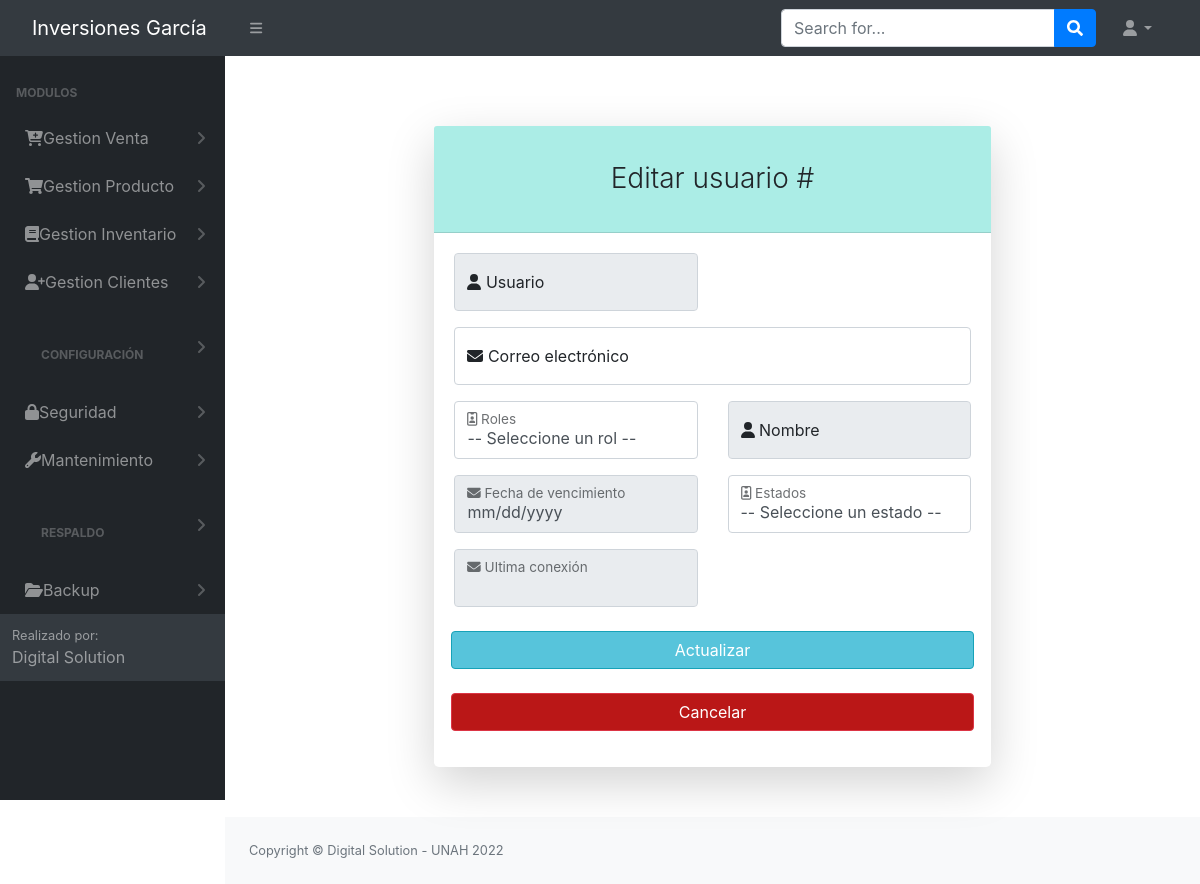
Page /Login/modificar_usuario.php (signed in) on the committed database.
### tables this page shows
CREATE TABLE `tbl_permisos` (
  `id_permiso` int(11) NOT NULL AUTO_INCREMENT,
  `id_rol` int(11) NOT NULL,
  `permiso_insercion` int(11) NOT NULL,
  `permiso_eliminacion` int(11) NOT NULL,
  `permiso_modificar` int(11) NOT NULL,
  `permiso_consultar` int(11) NOT NULL,
  `id_objeto` int(11) NOT NULL,
  `pdf` int(11) NOT NULL,
  PRIMARY KEY (`id_permiso`),
  KEY `id_objeto` (`id_objeto`),
  KEY `id_rol` (`id_rol`)
);

CREATE TABLE `tbl_modulos` (
  `id_objeto` int(11) NOT NULL AUTO_INCREMENT,
  `Objeto` varchar(100) NOT NULL,
  `descripcion_objeto` varchar(30) NOT NULL,
  `id_padre` int(11) NOT NULL,
  `URL` varchar(100) NOT NULL,
  PRIMARY KEY (`id_objeto`)
);

### config/conex.php (called while the page is built, shortened)
<?php
     function getConexion()
    {
        $db = new PDO('mysql:host=localhost:3306;dbname=bd_inversiones_garcia', 'root', '');
        return $db;
    }
?>

### modelos/modelo_login.php (called while the page is built, shortened)
<?php
require_once '../config/conex.php';
class Usuario
{
    private $db;
    private $usuario;
    public function __construct()
    {
        $this->usuario = array();
    }
    private function setNames()
    {
        return $this->db->query("SET NAMES 'utf8'");
    }
    public function obtenerUsuarios($id)
    {
        $this->db = getConexion();
        self::setNames();
        $sql = "SELECT *  from tbl_usuario where ID_USUARIO = '$id'";
        $resultado = $this->db->query($sql);
        return $this->usuario;
        $this->db = null;
    }
    public function obtenerRoles()
    {
        $this->db = getConexion();
        $sql = "SELECT *  from tbl_roles";
        $roles = $this->db->query($sql);
        return $roles;
        $this->db = null;
    }
    public function obtenerEstados()
    {
        $this->db = getConexion();
        $sql = "SELECT *  from tbl_estado";
        $estados = $this->db->query($sql);
        return $estados;
        $this->db = null;
    }
}

### Login/modificar_usuario.php (the view, shortened to what this page needs)
<?php
include_once('./header.php');
require_once '../config/conex.php';
include_once '../modelos/modelo_login.php';
$id = $_GET['id'];
$usuario = new Usuario();
$row = $usuario->obtenerUsuarios($id);
?>
<br><br><br><br><br><br><br>
<main>
    <div class="container" style="margin-top: -200px; margin-bottom: 20px;">
        <div class="row justify-content-center">
            <div class="col-lg-7">
                <div class="card shadow-lg border-0 rounded-lg mt-5">
                    <div class="card-header" style="background-color: rgb(171, 237, 230);">
                        <h3 class="text-center font-weight-light my-4">Editar usuario #<?= $row[0]['id_usuario']  ?></h3>
                    </div>
                    <div class="card-body">
                    <form class="needs-validation" method="POST">
                            <div class="row mb-3">
                                <div class="col-md-6">
                                    <div class="form-floating mb-3 mb-md-0">
                                        <input class="form-control" value="<?= $row[0]['usuario'] ?>" disabled name="usuario" id="inputFirstName" type="text" placeholder="Enter your first name" autocomplete="nope" size="25" required pattern="[a-zA-ZàáâäãåąčćęèéêëėįìíîïłńòóôöõøùúûüųūÿýżźñçčšžÀÁÂÄÃÅĄĆČĖĘÈÉÊËÌÍÎÏĮŁŃÒÓÔÖÕØÙÚÛÜŲŪŸÝŻŹÑßÇŒÆČŠŽ∂ð ,.'-]{3,25}" />
                                        <label for="inputFirstName"><i class="fas fa-user icon"></i>&nbsp;Usuario</label>
                                    </div>
                                </div>
                            </div>
                            <div class="form-floating mb-3">
                                <input class="form-control" name="correo" id="inputEmail" type="email" value="<?= $row[0]['correo'] ?>" placeholder="name@example.com" required pattern="[a-zA-Z0-9!#$%&'_+-]([\.]?[a-zA-Z0-9!#$%&'_+-])+@[a-zA-Z0-9]([^@&%$\/()=?¿!.,:;]|\d)+[a-zA-Z0-9][\.][a-zA-Z]{2,4}([\.][a-zA-Z]{2})?" />
                                <label for="inputEmail"><i class="fas fa-envelope icon"></i>&nbsp;Correo electrónico</label>
                            </div>
                            <div class="row mb-3">
                                <div class="col-md-6">
                                    <div class="form-floating mb-3 mb-md-0">
                                        <select name="rol" required="true" class="form-control">
                                            <option value="" selected disabled>-- Seleccione un rol --</option>
                                        </select>
                                        <label for="txtID"><i class="fa-regular fa-id-badge"></i>&nbsp;Roles</label>
                                    </div>
                                </div>
                                <div class="col-md-6">
                                    <div class="form-floating mb-3 mb-md-0">
                                        <input class="form-control" value="<?= $row[0]['nombre'] ?>" disabled name="nombre" id="inputFirstName" type="text" placeholder="Enter your first name" autocomplete="nope" size="25" required pattern="[a-zA-ZàáâäãåąčćęèéêëėįìíîïłńòóôöõøùúûüųūÿýżźñçčšžÀÁÂÄÃÅĄĆČĖĘÈÉÊËÌÍÎÏĮŁŃÒÓÔÖÕØÙÚÛÜŲŪŸÝŻŹÑßÇŒÆČŠŽ∂ð ,.'-]{3,25}" />
                                        <label for="inputFirstName"><i class="fas fa-user icon"></i>&nbsp;Nombre</label>
                                    </div>
                                </div>
                                <div class="col-md-6">
                                    <div class="form-floating mb-3 mb-md-0">
                                    <input class="form-control" value="<?php echo $row[0]['fecha_vencimiento'] ?>" disabled name="fecha" type="date" required />
                                 <label for="inputEmail"><i class="fas fa-envelope icon"></i>&nbsp;Fecha de vencimiento</label>
                                 </div>
                                </div>
                                <div class="col-md-6">
                                    <div class="form-floating mb-3 mb-md-0">
                                        <select name="estado" class="form-control" required="true">
                                    <option value="" selected disabled>-- Seleccione un estado --</option>
                                </select>
                                <label for="txtID"><i class="fa-regular fa-id-badge"></i>&nbsp;Estados</label>
                                    </div>
                                </div>
                                <div class="col-md-6">
                                    <div class="form-floating mb-3 mb-md-0">
                                    <input class="form-control" value="<?php echo $row[0]['fecha_ultima_conexion'] ?>" disabled name="ul_conexion" type="datetime" required />
                                 <label for="inputEmail"><i class="fas fa-envelope icon"></i>&nbsp;Ultima conexión</label>
                                 </div>
                                </div>
                            <div class="mt-4 mb-0">
                                <div class="d-grid"><input type="submit" id="button" class="btn btn-info" style="background-color:rgba(46, 182, 210, 0.8)" value="Actualizar" />
                                </div>
                                <div class="mt-4 mb-0">
                                    <div class="d-grid"><input type="button" onclick="window.location.href='../Login/vista_usuarios.php'" id="button" class="btn btn-danger btn-lock" style="background-color:rgba(180, 0, 0, 0.91);" value="Cancelar" />
                                </div>
                            </div>
                        </form>
                    </div>
                </div>
            </div>
        </div>
</main>
<?php
include_once('footer.php');
?>

### Login/header.php (shortened to what this page needs)
<?php
include '../config/conn.php';
?>
<!DOCTYPE html>
<html lang="en">
    <head>
        <link href="https://cdn.jsdelivr.net/npm/simple-datatables@latest/dist/style.css" rel="stylesheet" />
        <link href="../dist/css/styles.css" rel="stylesheet" />
        <link rel="stylesheet" href="../Login/vendors/x/dist/notiflix-3.2.5.min.css" />
        <link rel="stylesheet" href="https://cdnjs.cloudflare.com/ajax/libs/twitter-bootstrap/4.1.3/css/bootstrap.css">
        <link rel="stylesheet" href="https://cdn.datatables.net/1.10.20/css/dataTables.bootstrap4.min.css">
        <link rel="stylesheet" type="text/css" href="assets/css/main.css">
        <link rel="stylesheet" type="text/css" href="assets/css/style.css">
        <link href="https://cdn.jsdelivr.net/npm/bootstrap@5.1.3/dist/css/bootstrap.min.css" rel="stylesheet">
        <link href="../dist/css/contenedor.css" rel="stylesheet" />
        <link href="../Login/vendors/bootstrap/dist/css/bootstrap.min.css" rel="stylesheet">
        <link rel="stylesheet" href="../Login/vendors/notiflix/dist/notiflix-3.2.5.min.css" />
        <link rel="stylesheet" href="https://cdnjs.cloudflare.com/ajax/libs/font-awesome/5.7.2/css/all.min.css" />
        <link rel="stylesheet" href="https://cdnjs.cloudflare.com/ajax/libs/simple-line-icons/2.4.1/css/simple-line-icons.css" />
        <link rel="stylesheet" href="https://cdn.datatables.net/1.10.19/css/jquery.dataTables.min.css" />
        <link rel="stylesheet" href="https://cdn.datatables.net/buttons/1.5.6/css/buttons.dataTables.min.css" />
    </head>
    <body class="sb-nav-fixed">
        <nav class="sb-topnav navbar navbar-expand navbar-dark bg-dark">
            <a class="navbar-brand ps-3" id="titulo_menu" href="../dist/home.php">  Inversiones García  </a>
            <button class="btn btn-link btn-sm order-1 order-lg-0 me-4 me-lg-0" id="sidebarToggle" href="#!"><i class="fas fa-bars"></i></button>
            <form class="d-none d-md-inline-block form-inline ms-auto me-0 me-md-3 my-2 my-md-0">
                <div class="input-group">
                    <input class="form-control" type="text" placeholder="Search for..." aria-label="Search for..." aria-describedby="btnNavbarSearch" />
                    <button class="btn btn-primary" id="btnNavbarSearch" type="button"><i class="fas fa-search"></i></button>
                </div>
            </form>
            <ul class="navbar-nav ms-auto ms-md-0 me-3 me-lg-4">
                <li class="nav-item dropdown">
                    <a class="nav-link dropdown-toggle" id="navbarDropdown" href="#" role="button" data-bs-toggle="dropdown" aria-expanded="false"><i class="fas fa-user fa-fw"></i></a>
                </li>
            </ul>
        </nav>
        <div id="layoutSidenav">
            <div id="layoutSidenav_nav">
                <nav class="sb-sidenav accordion sb-sidenav-dark" id="sidenavAccordion">
                    <div class="sb-sidenav-menu">
                        <div class="nav">
                            <div class="sb-sidenav-menu-heading">Modulos</div>
                            <?php
                            $rol = $_SESSION['rol'];
                            $result = mysqli_query($conn, "select * from tbl_modulos tm inner join tbl_permisos tp ON tm.ID_OBJETO = tp.ID_OBJETO where tm.ID_PADRE = 0 and tp.permiso_consultar = 1 and tp.ID_ROL = '$rol'"); ?>
                            <?php foreach ($result as $i) : ?>
                                <a class="nav-link collapsed" href="#" data-bs-toggle="collapse" data-bs-target="#pagesCollapsePersonas<?= $i['id_objeto'] ?>" aria-expanded="false" aria-controls="pagesCollapseError">
                                    &nbsp;&nbsp;<?= $i['Objeto'] ?>
                                    <div class="sb-sidenav-collapse-arrow"><i class="fas fa-angle-down"></i></div>
                                </a>
                            <?php endforeach; ?>
                    </div>
                    <div class="sb-sidenav-footer">
                        <div class="small">Realizado por:</div>
                        Digital Solution
                    </div>
                </nav>
            </div>
            <div id="layoutSidenav_content"> <br>

### src/assets/css/style.css (style rules this page uses)
.col-md-6 { -webkit-box-flex: 0; -ms-flex: 0 0 50%; flex: 0 0 50%; max-width: 100%; }
.row { display: -webkit-box; display: -ms-flexbox; display: flex; -ms-flex-wrap: wrap; flex-wrap: wrap; margin-right: -5px; margin-left: -5px; }

### rows in the picture
tbl_permisos: id_objeto.Objeto "Gestion Venta"
tbl_permisos: id_objeto.Objeto "Gestion Producto"
tbl_permisos: id_objeto.Objeto "Gestion Inventario"
tbl_permisos: id_objeto.Objeto "Gestion Clientes"
tbl_permisos: id_objeto.Objeto "CONFIGURACIÓN"
tbl_permisos: id_objeto.Objeto "Seguridad"
tbl_permisos: id_objeto.Objeto "Mantenimiento"
tbl_permisos: id_objeto.Objeto "RESPALDO"
tbl_permisos: id_objeto.Objeto "Backup"
